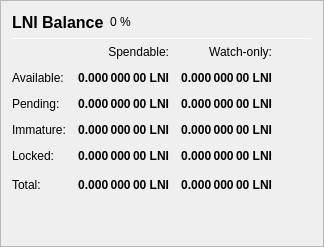
                   <widget class="QFrame" name="frame_Balances">
                    <property name="frameShape">
                     <enum>QFrame::StyledPanel</enum>
                    </property>
                    <property name="frameShadow">
                     <enum>QFrame::Raised</enum>
                    </property>
                    <layout class="QVBoxLayout" name="verticalLayout_4">
                     <item>
                      <layout class="QHBoxLayout" name="horizontalLayout_4">
                       <item>
                        <widget class="QLabel" name="label_5">
                         <property name="minimumSize">
                          <size>
                           <width>0</width>
                           <height>20</height>
                          </size>
                         </property>
                         <property name="font">
                          <font>
                           <pointsize>12</pointsize>
                           <weight>75</weight>
                           <bold>true</bold>
                          </font>
                         </property>
                         <property name="text">
                          <string>LNI Balance</string>
                         </property>
                        </widget>
                       </item>
                       <item>
                        <widget class="QLabel" name="labelLNIPercent">
                         <property name="text">
                          <string notr="true">0 %</string>
                         </property>
                         <property name="visible">
                           <bool>false</bool>
                         </property>
                        </widget>
                       </item>
                       <item>
                        <spacer name="horizontalSpacer_3">
                         <property name="orientation">
                          <enum>Qt::Horizontal</enum>
                         </property>
                         <property name="sizeHint" stdset="0">
                          <size>
                           <width>40</width>
                           <height>20</height>
                          </size>
                         </property>
                        </spacer>
                       </item>
                      </layout>
                     </item>
                     <item>
                      <widget class="Line" name="line_Balance">
                       <property name="minimumSize">
                        <size>
                         <width>0</width>
                         <height>1</height>
                        </size>
                       </property>
                       <property name="maximumSize">
                        <size>
                         <width>16777215</width>
                         <height>1</height>
                        </size>
                       </property>
                       <property name="orientation">
                        <enum>Qt::Horizontal</enum>
                       </property>
                      </widget>
                     </item>
                     <item>
                      <layout class="QGridLayout" name="gridLayout">
                       <property name="spacing">
                        <number>12</number>
                       </property>
                       <item row="0" column="1">
                        <widget class="QLabel" name="labelSpendable">
                         <property name="text">
                          <string>Spendable:</string>
                         </property>
                         <property name="alignment">
                          <set>Qt::AlignRight|Qt::AlignTrailing|Qt::AlignVCenter</set>
                         </property>
                        </widget>
                       </item>
                       <item row="0" column="2">
                        <widget class="QLabel" name="labelWatchonly">
                         <property name="text">
                          <string>Watch-only:</string>
                         </property>
                         <property name="alignment">
                          <set>Qt::AlignRight|Qt::AlignTrailing|Qt::AlignVCenter</set>
                         </property>
                        </widget>
                       </item>
                       <item row="1" column="0">
                        <widget class="QLabel" name="labelBalanceText">
                         <property name="text">
                          <string>Available:</string>
                         </property>
                        </widget>
                       </item>
                       <item row="1" column="1">
                        <widget class="QLabel" name="labelBalance">
                         <property name="font">
                          <font>
                           <weight>75</weight>
                           <bold>true</bold>
                          </font>
                         </property>
                         <property name="cursor">
                          <cursorShape>IBeamCursor</cursorShape>
                         </property>
                         <property name="toolTip">
                          <string>Your current spendable balance</string>
                         </property>
                         <property name="text">
                          <string notr="true">0.000 000 00 LNI</string>
                         </property>
                         <property name="alignment">
                          <set>Qt::AlignRight|Qt::AlignTrailing|Qt::AlignVCenter</set>
                         </property>
                         <property name="textInteractionFlags">
                          <set>Qt::LinksAccessibleByMouse|Qt::TextSelectableByKeyboard|Qt::TextSelectableByMouse</set>
                         </property>
                        </widget>
                       </item>
                       <item row="1" column="2">
                        <widget class="QLabel" name="labelWatchAvailable">
                         <property name="font">
                          <font>
                           <weight>75</weight>
                           <bold>true</bold>
                          </font>
                         </property>
                         <property name="cursor">
                          <cursorShape>IBeamCursor</cursorShape>
                         </property>
                         <property name="toolTip">
                          <string>Your current balance in watch-only addresses</string>
                         </property>
                         <property name="text">
                          <string notr="true">0.000 000 00 LNI</string>
                         </property>
                         <property name="alignment">
                          <set>Qt::AlignRight|Qt::AlignTrailing|Qt::AlignVCenter</set>
                         </property>
                         <property name="textInteractionFlags">
                          <set>Qt::LinksAccessibleByMouse|Qt::TextSelectableByKeyboard|Qt::TextSelectableByMouse</set>
                         </property>
                        </widget>
                       </item>
                       <item row="2" column="0">
                        <widget class="QLabel" name="labelPendingText">
                         <property name="text">
                          <string>Pending:</string>
                         </property>
                        </widget>
                       </item>
                       <item row="2" column="1">
                        <widget class="QLabel" name="labelUnconfirmed">
                         <property name="font">
                          <font>
                           <weight>75</weight>
                           <bold>true</bold>
                          </font>
                         </property>
                         <property name="cursor">
                          <cursorShape>IBeamCursor</cursorShape>
                         </property>
                         <property name="toolTip">
                          <string>Total of transactions that have yet to be confirmed, and do not yet count toward the spendable balance</string>
                         </property>
                         <property name="text">
                          <string notr="true">0.000 000 00 LNI</string>
                         </property>
                         <property name="alignment">
                          <set>Qt::AlignRight|Qt::AlignTrailing|Qt::AlignVCenter</set>
                         </property>
                         <property name="textInteractionFlags">
                          <set>Qt::LinksAccessibleByMouse|Qt::TextSelectableByKeyboard|Qt::TextSelectableByMouse</set>
                         </property>
                        </widget>
                       </item>
                       <item row="2" column="2">
                        <widget class="QLabel" name="labelWatchPending">
                         <property name="font">
                          <font>
                           <weight>75</weight>
                           <bold>true</bold>
                          </font>
                         </property>
                         <property name="cursor">
                          <cursorShape>IBeamCursor</cursorShape>
                         </property>
                         <property name="toolTip">
                          <string>Unconfirmed transactions to watch-only addresses</string>
                         </property>
                         <property name="text">
                          <string notr="true">0.000 000 00 LNI</string>
                         </property>
                         <property name="alignment">
                          <set>Qt::AlignRight|Qt::AlignTrailing|Qt::AlignVCenter</set>
                         </property>
                         <property name="textInteractionFlags">
                          <set>Qt::LinksAccessibleByMouse|Qt::TextSelectableByKeyboard|Qt::TextSelectableByMouse</set>
                         </property>
                        </widget>
                       </item>
                       <item row="3" column="0">
                        <widget class="QLabel" name="labelImmatureText">
                         <property name="text">
                          <string>Immature:</string>
                         </property>
                        </widget>
                       </item>
                       <item row="3" column="1">
                        <widget class="QLabel" name="labelImmature">
                         <property name="font">
                          <font>
                           <weight>75</weight>
                           <bold>true</bold>
                          </font>
                         </property>
                         <property name="cursor">
                          <cursorShape>IBeamCursor</cursorShape>
                         </property>
                         <property name="toolTip">
                          <string>Staked or masternode rewards that has not yet matured</string>
                         </property>
                         <property name="text">
                          <string notr="true">0.000 000 00 LNI</string>
                         </property>
                         <property name="alignment">
                          <set>Qt::AlignRight|Qt::AlignTrailing|Qt::AlignVCenter</set>
                         </property>
                         <property name="textInteractionFlags">
                          <set>Qt::LinksAccessibleByMouse|Qt::TextSelectableByKeyboard|Qt::TextSelectableByMouse</set>
                         </property>
                        </widget>
                       </item>
                       <item row="3" column="2">
                        <widget class="QLabel" name="labelWatchImmature">
                         <property name="font">
                          <font>
                           <weight>75</weight>
                           <bold>true</bold>
                          </font>
                         </property>
                         <property name="cursor">
                          <cursorShape>IBeamCursor</cursorShape>
                         </property>
                         <property name="toolTip">
                          <string>Staked or masternode rewards in watch-only addresses that has not yet matured</string>
                         </property>
                         <property name="text">
                          <string notr="true">0.000 000 00 LNI</string>
                         </property>
                         <property name="alignment">
                          <set>Qt::AlignRight|Qt::AlignTrailing|Qt::AlignVCenter</set>
                         </property>
                         <property name="textInteractionFlags">
                          <set>Qt::LinksAccessibleByMouse|Qt::TextSelectableByKeyboard|Qt::TextSelectableByMouse</set>
                         </property>
                        </widget>
                       </item>
                       <item row="4" column="0">
                        <widget class="QLabel" name="labelLockedBalanceText">
                         <property name="toolTip">
                          <string>Locked LNI or Masternode collaterals. These are excluded from zLNI minting.</string>
                         </property>
                         <property name="text">
                          <string>Locked:</string>
                         </property>
                        </widget>
                       </item>
                       <item row="4" column="1">
                        <widget class="QLabel" name="labelLockedBalance">
                         <property name="font">
                          <font>
                           <weight>75</weight>
                           <bold>true</bold>
                          </font>
                         </property>
                         <property name="cursor">
                          <cursorShape>IBeamCursor</cursorShape>
                         </property>
                         <property name="toolTip">
                          <string>Locked LNI or Masternode collaterals. These are excluded from zLNI minting.</string>
                         </property>
                         <property name="text">
                          <string notr="true">0.000 000 00 LNI</string>
                         </property>
                         <property name="alignment">
                          <set>Qt::AlignRight|Qt::AlignTrailing|Qt::AlignVCenter</set>
                         </property>
                         <property name="textInteractionFlags">
                          <set>Qt::LinksAccessibleByMouse|Qt::TextSelectableByKeyboard|Qt::TextSelectableByMouse</set>
                         </property>
                        </widget>
                       </item>
                       <item row="4" column="2">
                        <widget class="QLabel" name="labelWatchLocked">
                         <property name="font">
                          <font>
                           <weight>75</weight>
                           <bold>true</bold>
                          </font>
                         </property>
                         <property name="cursor">
                          <cursorShape>IBeamCursor</cursorShape>
                         </property>
                         <property name="toolTip">
                          <string>Current locked balance in watch-only addresses</string>
                         </property>
                         <property name="text">
                          <string notr="true">0.000 000 00 LNI</string>
                         </property>
                         <property name="alignment">
                          <set>Qt::AlignRight|Qt::AlignTrailing|Qt::AlignVCenter</set>
                         </property>
                         <property name="textInteractionFlags">
                          <set>Qt::LinksAccessibleByMouse|Qt::TextSelectableByKeyboard|Qt::TextSelectableByMouse</set>
                         </property>
                        </widget>
                       </item>
                       <item row="5" column="0">
                        <widget class="QLabel" name="labelTotalText">
                         <property name="text">
                          <string>Total:</string>
                         </property>
                         <property name="toolTip">
                          <string>Your current Loonie balance, unconfirmed and immature transactions included</string>
                         </property>
                        </widget>
                       </item>
                       <item row="5" column="1">
                        <widget class="QLabel" name="labelTotal">
                         <property name="font">
                          <font>
                           <weight>75</weight>
                           <bold>true</bold>
                          </font>
                         </property>
                         <property name="cursor">
                          <cursorShape>IBeamCursor</cursorShape>
                         </property>
                         <property name="toolTip">
                          <string>Your current Loonie balance, unconfirmed and immature transactions included</string>
                         </property>
                         <property name="text">
                          <string notr="true">0.000 000 00 LNI</string>
                         </property>
                         <property name="alignment">
                          <set>Qt::AlignRight|Qt::AlignTrailing|Qt::AlignVCenter</set>
                         </property>
                         <property name="textInteractionFlags">
                          <set>Qt::LinksAccessibleByMouse|Qt::TextSelectableByKeyboard|Qt::TextSelectableByMouse</set>
                         </property>
                        </widget>
                       </item>
                       <item row="5" column="2">
                        <widget class="QLabel" name="labelWatchTotal">
                         <property name="font">
                          <font>
                           <weight>75</weight>
                           <bold>true</bold>
                          </font>
                         </property>
                         <property name="cursor">
                          <cursorShape>IBeamCursor</cursorShape>
                         </property>
                         <property name="toolTip">
                          <string>Current total balance in watch-only addresses</string>
                         </property>
                         <property name="text">
                          <string notr="true">0.000 000 00 LNI</string>
                         </property>
                         <property name="alignment">
                          <set>Qt::AlignRight|Qt::AlignTrailing|Qt::AlignVCenter</set>
                         </property>
                         <property name="textInteractionFlags">
                          <set>Qt::LinksAccessibleByMouse|Qt::TextSelectableByKeyboard|Qt::TextSelectableByMouse</set>
                         </property>
                        </widget>
                       </item>
                       <item row="5" column="3">
                        <spacer name="horizontalSpacer_9">
                         <property name="orientation">
                          <enum>Qt::Horizontal</enum>
                         </property>
                         <property name="sizeHint" stdset="0">
                          <size>
                           <width>40</width>
                           <height>20</height>
                          </size>
                         </property>
                        </spacer>
                       </item>
                      </layout>
                     </item>
                     <item>
                      <spacer name="verticalSpacer_3">
                       <property name="orientation">
                        <enum>Qt::Vertical</enum>
                       </property>
                       <property name="sizeHint" stdset="0">
                        <size>
                         <width>20</width>
                         <height>40</height>
                        </size>
                       </property>
                      </spacer>
                     </item>
                    </layout>
                   </widget>
